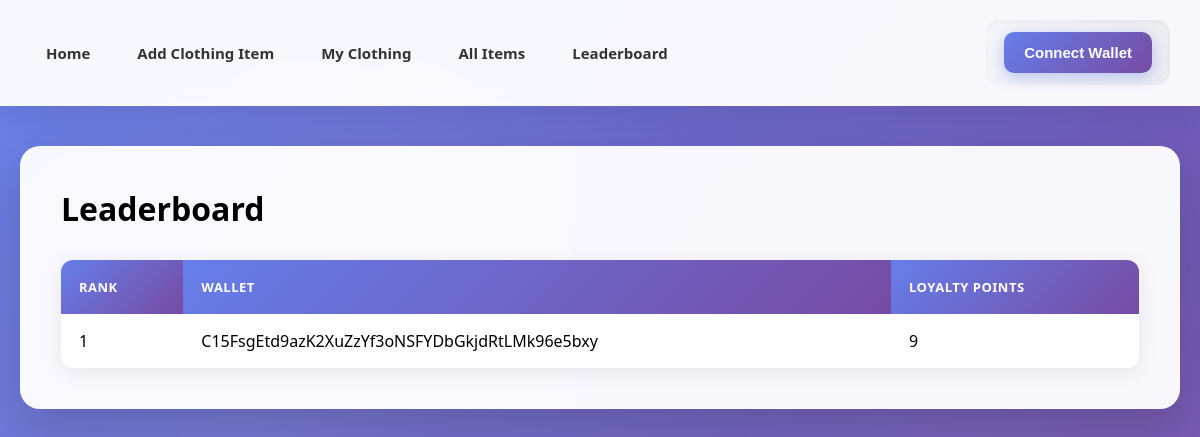
/leaderboard, run on an earlier commit of the app's database.
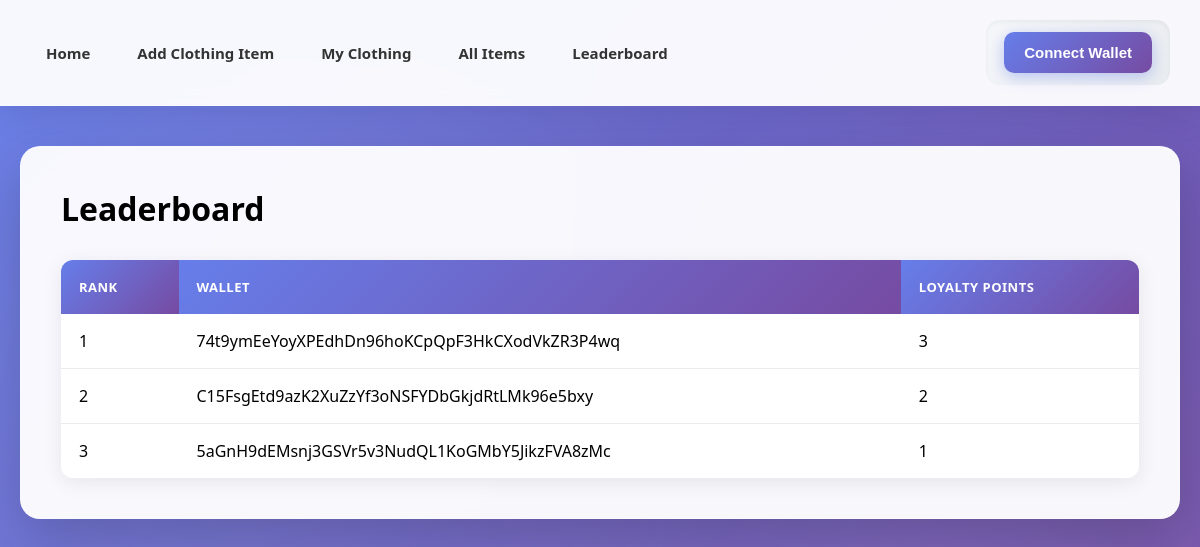
And on a later commit of the database.
### models.py (models this page shows)
class User(db.Model):
    __tablename__ = "users"
    wallet = db.Column(db.String(44), primary_key=True)  # Phantom public key
    loyalty_points = db.Column(db.Integer, default=0)

### routes.py (the view)
    @app.route("/leaderboard")
    def leaderboard():
        wallet_pk = session.get("wallet_public_key")
        from sqlalchemy import desc
        top_users = User.query.order_by(desc(User.loyalty_points)).limit(20).all()
        return render_template(
            "leaderboard.html",
            users=top_users,
            wallet_public_key=wallet_pk
        )

### templates/leaderboard.html (shortened to what this page needs)
{% extends "base.html" %}
{% block content %}
<h1>Leaderboard</h1>
<table>
    <thead>
        <tr>
            <th>Rank</th>
            <th>Wallet</th>
            <th>Loyalty Points</th>
        </tr>
    </thead>
    <tbody>
        {% for user in users %}
        <tr {% if user.wallet == wallet_public_key %} style="font-weight:bold;" {% endif %}>
            <td>{{ loop.index }}</td>
            <td>{{ user.wallet }}</td>
            <td>{{ user.loyalty_points }}</td>
        </tr>
        {% endfor %}
    </tbody>
</table>
{% endblock %}

### templates/base.html (shortened to what this page needs)
<!DOCTYPE html>
<html>
<head>
</head>
<body>
    <nav>
        <div class="nav-content">
            <div class="nav-links">
                <a href="/">Home</a>
                <a href="/add">Add Clothing Item</a>
                <a href="/my_items">My Clothing</a>
                <a href="/all_items">All Items</a>
                <a href="leaderboard">Leaderboard</a>
            </div>
            <div class="wallet-section">
                {% if wallet_public_key %}
                    <span class="wallet-address">{{ wallet_public_key }}</span>
                    <span class="total-points">Total Points: <span id="totalPoints">{{ g.total_points }}</span></span>
                    <button id="disconnectWalletBtn">Disconnect Wallet</button>
                    <script type="module">
                        document.getElementById("disconnectWalletBtn")?.addEventListener("click", async () => {
                            await fetch("/disconnect_wallet", { method: "POST" });
                            window.solana?.disconnect?.();
                            location.reload();
                        });
                    </script>
                {% else %}
                    <button id="connectWalletBtn">Connect Wallet</button>
                {% endif %}
            </div>
        </div>
    </nav>
    <div class="container">
        <div class="content-wrapper">
            {% block content %}{% endblock %}
        </div>
    </div>
</body>
</html>

### templates/base.html (style rules this page uses)
* { margin: 0; padding: 0; box-sizing: border-box; }
body { font-family: 'Segoe UI', Tahoma, Geneva, Verdana, sans-serif; background: linear-gradient(135deg, #667eea 0%, #764ba2 100%); min-height: 100vh; padding: 0; position: relative; }
body::before { content: ''; position: fixed; top: 0; left: 0; right: 0; bottom: 0; background: radial-gradient(circle at 20% 50%, rgba(255, 255, 255, 0.1) 0%, transparent 50%), radial-gradient(circle at 80% 80%, rgba(255, 255, 255, 0.1) 0%, transparent 50%); pointer-events: none; z-index: 0; }
.container { max-width: 1400px; margin: 0 auto; padding: 0 20px; position: relative; z-index: 1; }
nav { background: rgba(255, 255, 255, 0.95); backdrop-filter: blur(10px); padding: 0; margin-bottom: 40px; box-shadow: 0 8px 32px rgba(0, 0, 0, 0.1); border-bottom: 1px solid rgba(255, 255, 255, 0.18); position: sticky; top: 0; z-index: 100; }
.nav-content { max-width: 1600px; margin: 0 auto; padding: 20px 30px; display: flex; justify-content: space-between; align-items: center; flex-wrap: nowrap; gap: 20px; }
.nav-links { display: flex; gap: 15px; align-items: center; flex-wrap: nowrap; }
nav a { text-decoration: none; color: #333; font-weight: 600; padding: 10px 16px; border-radius: 8px; transition: all 0.3s ease; position: relative; overflow: hidden; font-size: 15px; }
nav a::before { content: ''; position: absolute; top: 0; left: -100%; width: 100%; height: 100%; background: linear-gradient(90deg, transparent, rgba(102, 126, 234, 0.1), transparent); transition: left 0.5s ease; }
.wallet-section { display: flex; align-items: center; gap: 12px; background: linear-gradient(135deg, #f5f7fa 0%, #e9ecef 100%); padding: 12px 18px; border-radius: 14px; box-shadow: inset 0 2px 4px rgba(0, 0, 0, 0.05); max-width: none; overflow: visible; white-space: nowrap; }
button { background: linear-gradient(135deg, #667eea 0%, #764ba2 100%); color: white; border: none; padding: 12px 20px; border-radius: 10px; font-weight: 600; cursor: pointer; transition: all 0.3s ease; box-shadow: 0 4px 15px rgba(102, 126, 234, 0.4); font-size: 15px; position: relative; overflow: visible; white-space: nowrap; }
button::before { content: ''; position: absolute; top: 50%; left: 50%; width: 0; height: 0; border-radius: 50%; background: rgba(255, 255, 255, 0.3); transform: translate(-50%, -50%); transition: width 0.6s, height 0.6s; }
.content-wrapper { background: rgba(255, 255, 255, 0.95); backdrop-filter: blur(10px); border-radius: 20px; padding: 40px; box-shadow: 0 20px 60px rgba(0, 0, 0, 0.2); margin-bottom: 40px; border: 1px solid rgba(255, 255, 255, 0.18); animation: fadeIn 0.6s ease; }
table { border-collapse: separate; border-spacing: 0; width: 100%; margin-top: 30px; border-radius: 12px; overflow: hidden; box-shadow: 0 4px 20px rgba(0, 0, 0, 0.08); }
th { background: linear-gradient(135deg, #667eea 0%, #764ba2 100%); color: white; padding: 18px; text-align: left; font-weight: 600; text-transform: uppercase; font-size: 13px; letter-spacing: 0.5px; }
td { padding: 16px 18px; text-align: left; border-bottom: 1px solid #e9ecef; background: white; transition: background 0.3s ease; }
tr:last-child td { border-bottom: none; }

What changed in the data, as far as the page shows it:
added User: wallet "74t9ymEeYoyXPEdhDn96hoKCpQpF3HkCXodVkZR3P4wq", loyalty_points "3"
changed User "C15FsgEtd9azK2XuZzYf3oNSFYDbGkjdRtLMk96e5bxy": loyalty_points "9" → "2"
added User: wallet "5aGnH9dEMsnj3GSVr5v3NudQL1KoGMbY5JikzFVA8zMc", loyalty_points "1"
